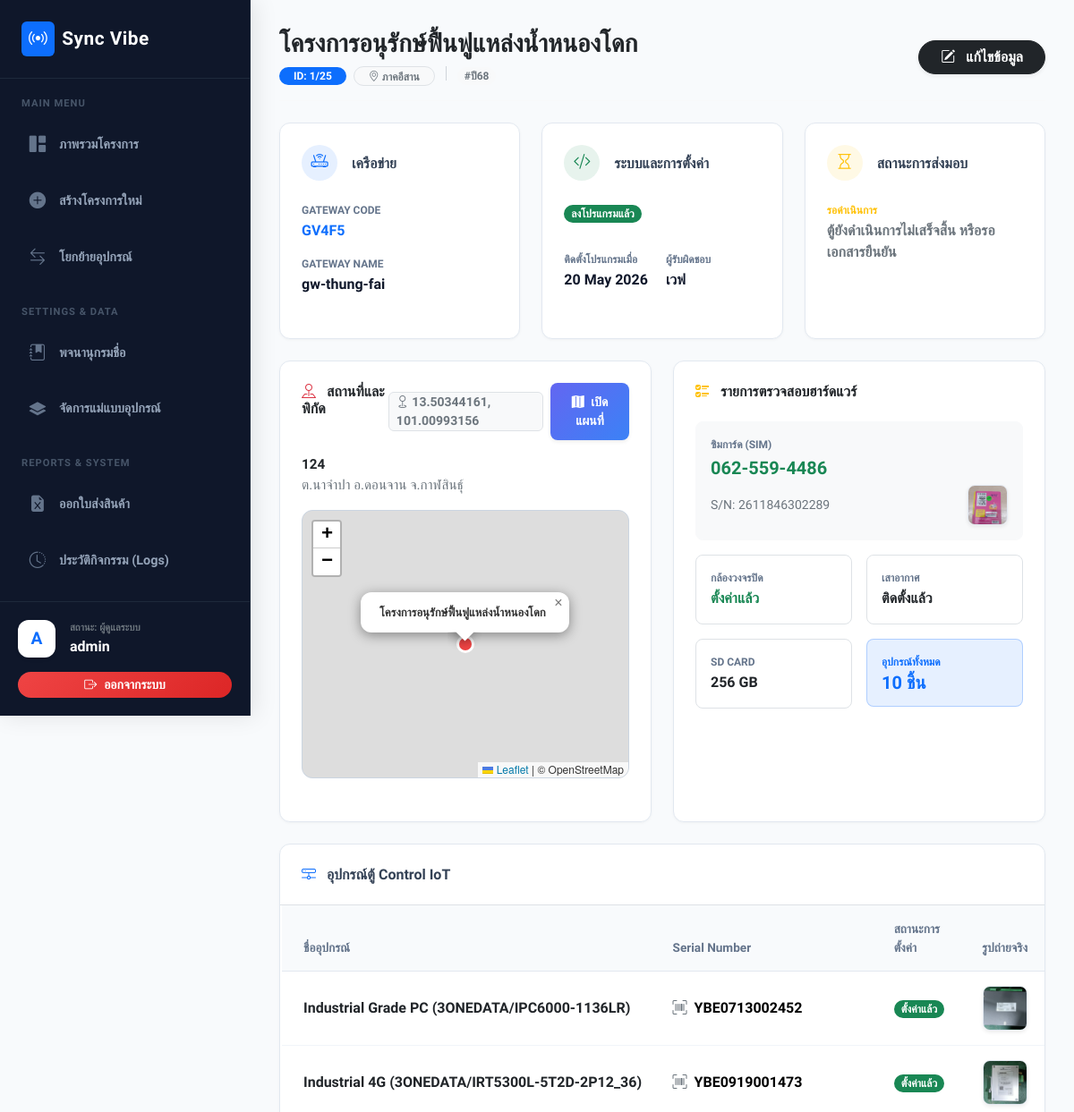
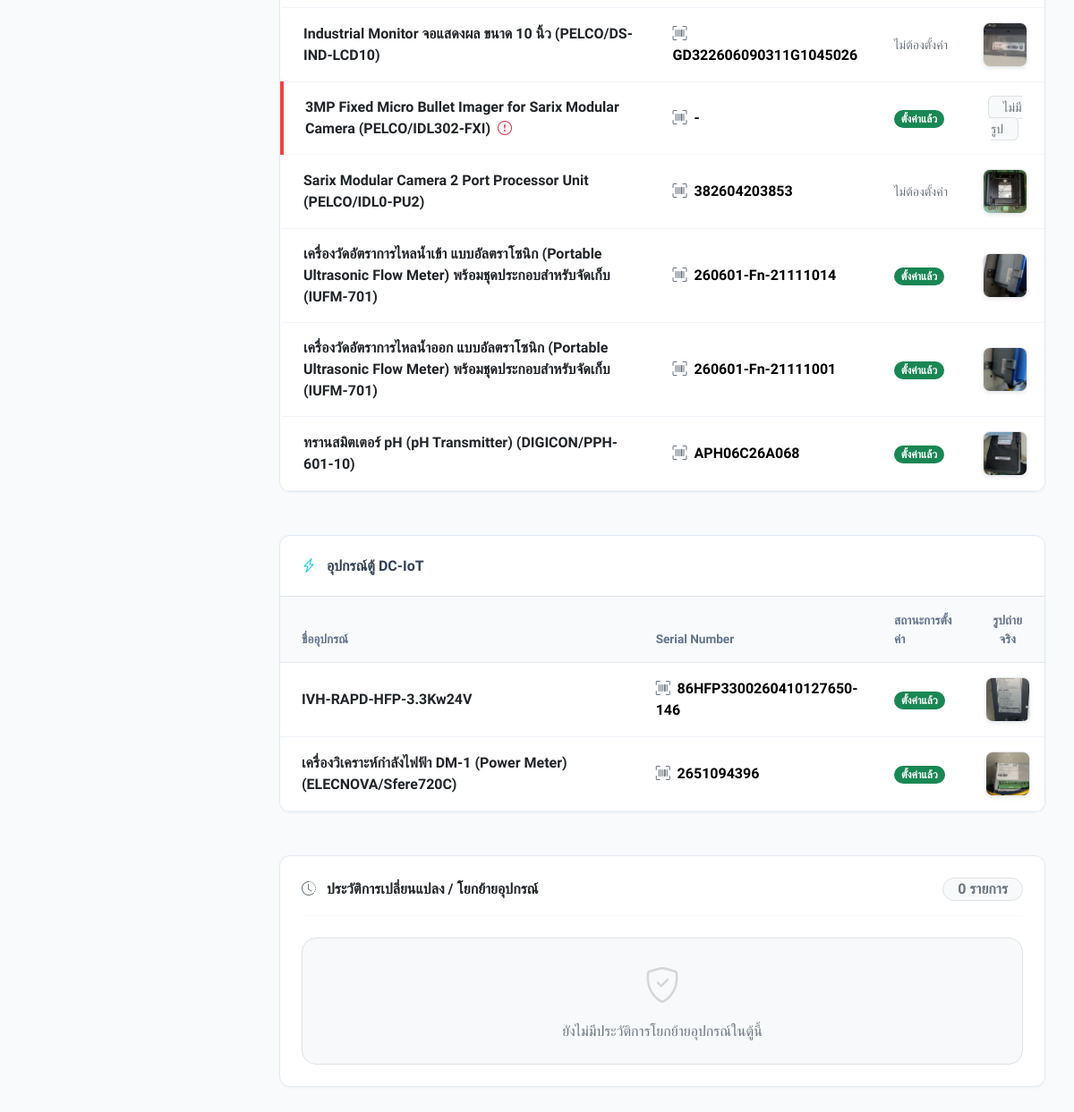
The app's page /view_project.php?id=8 (signed in) with its own data (2 pictures, top to bottom).
### tables this page shows
CREATE TABLE `projects` (
  `id` int(11) NOT NULL,
  `project_name` varchar(255) NOT NULL,
  `project_tags` varchar(255) DEFAULT NULL,
  `cabinet_id` varchar(100) NOT NULL,
  `region` varchar(50) DEFAULT NULL,
  `is_programmed` tinyint(1) DEFAULT 0,
  `programmer_name` varchar(100) DEFAULT NULL,
  `reverse_ssh_name` varchar(255) DEFAULT NULL,
  `gateway_name` varchar(255) DEFAULT NULL,
  `gateway_code` varchar(255) DEFAULT NULL,
  `installation_date` date DEFAULT NULL,
  `latitude` decimal(10,8) DEFAULT NULL,
  `longitude` decimal(11,8) DEFAULT NULL,
  `address` text DEFAULT NULL,
  `province` varchar(100) DEFAULT NULL,
  `amphure` varchar(100) DEFAULT NULL,
  `tambon` varchar(100) DEFAULT NULL,
  `project_notes` text DEFAULT NULL,
  `has_antenna` tinyint(1) DEFAULT 0,
  `sim_status` enum('not_installed','installed') DEFAULT 'not_installed',
  `sim_number` varchar(50) DEFAULT NULL,
  `sim_serial` varchar(100) DEFAULT NULL,
  `sim_photo_path` varchar(255) DEFAULT NULL,
  `sd_status` enum('not_installed','installed') DEFAULT 'not_installed',
  `sd_capacity_gb` varchar(50) DEFAULT NULL,
  `camera_setup_status` enum('pending','completed') DEFAULT 'pending',
  `is_delivered` tinyint(1) DEFAULT 0,
  `delivery_photo_path` varchar(255) DEFAULT NULL,
  `delivery_timestamp` datetime DEFAULT NULL,
  `created_by` varchar(100) DEFAULT NULL,
  `created_at` timestamp NOT NULL DEFAULT current_timestamp()
);

CREATE TABLE `equipments` (
  `id` int(11) NOT NULL,
  `project_id` int(11) NOT NULL,
  `cabinet_type` enum('control_iot','dc_iot') NOT NULL,
  `equipment_name` varchar(255) NOT NULL,
  `serial_number` varchar(255) NOT NULL,
  `photo_path` varchar(255) DEFAULT NULL,
  `is_configured` tinyint(1) DEFAULT 0,
  `created_at` timestamp NOT NULL DEFAULT current_timestamp(),
  `requires_config` tinyint(1) NOT NULL DEFAULT 0
);

### view_project.php (the view, shortened to what the rows shown need)
<?php
require_once 'config.php'; check_login();
$id = isset($_GET['id']) ? intval($_GET['id']) : 0;
$stmt = $conn->prepare("SELECT * FROM projects WHERE id = ?"); $stmt->bind_param("i", $id); $stmt->execute();
$project = $stmt->get_result()->fetch_assoc();
$eq_stmt = $conn->prepare("SELECT * FROM equipments WHERE project_id = ?"); $eq_stmt->bind_param("i", $id); $eq_stmt->execute();
$equipments = $eq_stmt->get_result();
$control_items = []; $dc_items = [];
while ($item = $equipments->fetch_assoc()) { if ($item['cabinet_type'] === 'control_iot') { $control_items[] = $item; } else { $dc_items[] = $item; } }
function formatPhoneNumber($phone) { $phone = preg_replace('/[^0-9]/', '', $phone); if (strlen($phone) === 10) { return preg_replace("/^(\d{3})(\d{3})(\d{4})$/", "$1-$2-$3", $phone); } return $phone; }
?>
<!DOCTYPE html>
<html lang="th">
<head>
    <link href="https://cdn.jsdelivr.net/npm/bootstrap@5.3.2/dist/css/bootstrap.min.css" rel="stylesheet">
    <link href="https://cdn.jsdelivr.net/npm/bootstrap-icons@1.11.1/font/bootstrap-icons.css" rel="stylesheet">
    <link rel="stylesheet" href="https://unpkg.com/leaflet@1.9.4/dist/leaflet.css" />
    <link rel="stylesheet" href="style.css">
</head>
<body>
    <div class="app-container">
        <main class="main-content">
            <div class="d-flex justify-content-between align-items-center mb-4 border-bottom pb-3 border-light animate-fade-up">
                <div>
                    <h3 class="fw-bold text-dark mb-2"><?= htmlspecialchars($project['project_name']) ?></h3>
                    <div class="d-flex gap-2 align-items-center">
                        <span class="badge bg-primary rounded-pill px-3 py-1">ID: <?= htmlspecialchars($project['cabinet_id']) ?></span>
                        <span class="badge bg-light border text-secondary rounded-pill px-3 py-1"><i class="bi bi-geo-alt"></i> <?= htmlspecialchars($project['region'] ?: 'ไม่ระบุ') ?></span>
                        <?php if($project['project_tags']): ?>
                            <?php foreach(explode(',', $project['project_tags']) as $tag): ?>
                                <span class="badge bg-light text-secondary px-2 py-1 rounded-pill">#<?= htmlspecialchars(trim($tag)) ?></span>
                            <?php endforeach; ?>
                        <?php endif; ?>
                    </div>
                </div>
            </div>
            <div class="row g-4 mb-4 animate-fade-up" style="animation-delay:0.15s;">
                <div class="col-lg-4">
                    <div class="card-clean p-4 h-100">
                        <div class="d-flex flex-column gap-3">
                            <div><div class="info-label">Gateway Code</div><div class="info-value text-primary"><?= htmlspecialchars($project['gateway_code'] ?: '-') ?></div></div>
                            <div><div class="info-label">Gateway Name</div><div class="info-value"><?= htmlspecialchars($project['gateway_name'] ?: '-') ?></div></div>
                        </div>
                    </div>
                </div>
                <div class="col-lg-4">
                    <div class="card-clean p-4 h-100">
                        <div class="row g-2 mt-auto">
                            <div class="col-6"><div class="info-label">ติดตั้งโปรแกรมเมื่อ</div><div class="info-value fs-6"><?= $project['installation_date'] ? date('d M Y', strtotime($project['installation_date'])) : '-' ?></div></div>
                            <div class="col-6"><div class="info-label">ผู้รับผิดชอบ</div><div class="info-value fs-6"><?= htmlspecialchars($project['programmer_name'] ?: '-') ?></div></div>
                        </div>
                    </div>
                </div>
            </div>
            <div class="row g-4 mb-4 animate-fade-up" style="animation-delay:0.2s;">
                <div class="col-lg-6">
                    <div class="card-clean p-4 h-100 d-flex flex-column">
                        <div class="d-flex justify-content-between align-items-start mb-3">
                            <h6 class="fw-bold text-dark m-0"><i class="bi bi-pin-map text-danger me-2"></i> สถานที่และพิกัด</h6>
                            <?php if($project['latitude'] && $project['longitude']): ?>
                                <div class="d-flex align-items-center gap-2">
                                    <span class="text-secondary fw-bold small user-select-all px-2 border rounded bg-light" title="คลุมดำเพื่อก๊อปปี้พิกัดได้"><i class="bi bi-geo"></i> <?= $project['latitude'] ?>, <?= $project['longitude'] ?></span>
                                    <a href="https://www.google.com/maps?q=<?= $project['latitude'] ?>,<?= $project['longitude'] ?>" target="_blank" class="btn btn-sm btn-primary rounded-3 px-3 shadow-sm fw-bold" title="เปิด Google Maps">
                                        <i class="bi bi-map-fill me-1"></i> เปิดแผนที่
                                    </a>
                                </div>
                            <?php endif; ?>
                        </div>
                        <?php if($project['address'] || $project['province']): ?>
                            <div class="mb-3 text-secondary lh-base" style="font-size: 0.95rem;">
                                <span class="fw-bold text-dark"><?= htmlspecialchars($project['address'] ?: '-') ?></span> <br>
                                ต.<?= htmlspecialchars($project['tambon'] ?: '-') ?>
                                อ.<?= htmlspecialchars($project['amphure'] ?: '-') ?>
                                จ.<?= htmlspecialchars($project['province'] ?: '-') ?>
                            </div>
                        <?php endif; ?>
                        <div class="mt-auto position-relative" style="flex-grow: 1;">
                            <div id="viewMap"></div>
                        </div>
                    </div>
                </div>
                <div class="col-lg-6">
                    <div class="card-clean p-4 h-100">
                        <div class="bg-light p-3 rounded-3 border border-light mb-3">
                            <div class="info-label">ซิมการ์ด (SIM)</div>
                            <?php if($project['sim_status'] === 'installed'): ?>
                                <div class="fw-bold text-success fs-5"><?= htmlspecialchars(formatPhoneNumber($project['sim_number'])) ?></div>
                                <div class="d-flex justify-content-between align-items-center mt-1">
                                    <small class="text-secondary">S/N: <?= htmlspecialchars($project['sim_serial'] ?: '-') ?></small>
                                    <?php if($project['sim_photo_path']): ?>
                                        <img src="<?= $project['sim_photo_path'] ?>" class="img-preview shadow-sm" style="width: 45px; height: 45px;" onclick="zoomImage('<?= $project['sim_photo_path'] ?>', 'รูปซองซิม')" title="คลิกเพื่อดูรูปซองซิมเต็มตา">
                                    <?php endif; ?>
                                </div>
                            <?php else: ?>
                                <div class="text-secondary"><i class="bi bi-dash"></i> ไม่มีซิมการ์ด</div>
                            <?php endif; ?>
                        </div>
                        <div class="row g-3">
                            <div class="col-6"><div class="border p-3 rounded-3"><div class="info-label">SD Card</div><div class="fw-bold <?= $project['sd_status'] === 'installed' ? 'text-dark' : 'text-secondary' ?>"><?= $project['sd_status'] === 'installed' ? $project['sd_capacity_gb'].' GB' : 'ไม่ได้ใส่' ?></div></div></div>
                        </div>
                    </div>
                </div>
            </div>
            <div class="row g-4 mb-4 animate-fade-up" style="animation-delay:0.3s;">
                <div class="col-12">
                    <div class="card-clean p-0">
                        <div class="table-responsive">
                            <table class="table table-clean m-0">
                                <thead><tr><th class="ps-4">ชื่ออุปกรณ์</th><th>Serial Number</th><th>สถานะการตั้งค่า</th><th class="text-center">รูปถ่ายจริง</th></tr></thead>
                                <tbody>
                                    <?php if (count($control_items) > 0): ?>
                                        <?php foreach($control_items as $eq):
                                            $is_err = (empty(trim($eq['serial_number'])) || trim($eq['serial_number']) === '-') || ($eq['requires_config'] == 1 && $eq['is_configured'] == 0);
                                        ?>
                                            <tr class="<?= $is_err ? 'row-err' : '' ?>">
                                                <td class="ps-4 fw-bold text-dark"><?= htmlspecialchars($eq['equipment_name']) ?> <?php if($is_err): ?><i class="bi bi-exclamation-circle text-danger ms-1" title="ข้อมูลไม่ครบ"></i><?php endif; ?></td>
                                                <td><span class="text-secondary"><i class="bi bi-upc-scan me-1"></i></span> <span class="fw-bold"><?= htmlspecialchars($eq['serial_number'] ?: 'ไม่มีข้อมูล') ?></span></td>
                                                <td>
                                                    <?php if($eq['requires_config'] == 1): ?>
                                                        <span class="badge <?= $eq['is_configured'] ? 'bg-success' : 'bg-danger' ?> rounded-pill px-2"><?= $eq['is_configured'] ? 'ตั้งค่าแล้ว' : 'รอตั้งค่า' ?></span>
                                                    <?php else: ?><span class="text-secondary small">ไม่ต้องตั้งค่า</span><?php endif; ?>
                                                </td>
                                                <td class="text-center">
                                                    <?php if ($eq['photo_path']): ?>
                                                        <img src="<?= $eq['photo_path'] ?>" class="img-preview shadow-sm" onclick="zoomImage('<?= $eq['photo_path'] ?>', '<?= htmlspecialchars($eq['equipment_name']) ?>')" title="คลิกเพื่อขยายรูป">
                                                    <?php else: ?>
                                                        <span class="text-secondary small bg-light px-3 py-1 rounded border">ไม่มีรูป</span>
                                                    <?php endif; ?>
                                                </td>
                                            </tr>
                                        <?php endforeach; ?>
                                    <?php else: ?><tr><td colspan="4" class="text-center py-4 text-secondary">ไม่มีรายการอุปกรณ์</td></tr><?php endif; ?>
                                </tbody>
                            </table>
                        </div>
                    </div>
                </div>
                <div class="col-12">
                    <div class="card-clean p-0">
                        <div class="table-responsive">
                            <table class="table table-clean m-0">
                                <thead><tr><th class="ps-4">ชื่ออุปกรณ์</th><th>Serial Number</th><th>สถานะการตั้งค่า</th><th class="text-center">รูปถ่ายจริง</th></tr></thead>
                                <tbody>
                                    <?php if (count($dc_items) > 0): ?>
                                        <?php foreach($dc_items as $eq):
                                            $is_err = (empty(trim($eq['serial_number'])) || trim($eq['serial_number']) === '-') || ($eq['requires_config'] == 1 && $eq['is_configured'] == 0);
                                        ?>
                                            <tr class="<?= $is_err ? 'row-err' : '' ?>">
                                                <td class="ps-4 fw-bold text-dark"><?= htmlspecialchars($eq['equipment_name']) ?> </td>
                                                <td><span class="text-secondary"><i class="bi bi-upc-scan me-1"></i></span> <span class="fw-bold"><?= htmlspecialchars($eq['serial_number'] ?: 'ไม่มีข้อมูล') ?></span></td>
                                                <td>
                                                    <?php if($eq['requires_config'] == 1): ?>
                                                        <span class="badge <?= $eq['is_configured'] ? 'bg-success' : 'bg-danger' ?> rounded-pill px-2"><?= $eq['is_configured'] ? 'ตั้งค่าแล้ว' : 'รอตั้งค่า' ?></span>
                                                    <?php else: ?><span class="text-secondary small">ไม่ต้องตั้งค่า</span><?php endif; ?>
                                                </td>
                                                <td class="text-center">
                                                    <?php if ($eq['photo_path']): ?>
                                                        <img src="<?= $eq['photo_path'] ?>" class="img-preview shadow-sm" onclick="zoomImage('<?= $eq['photo_path'] ?>', '<?= htmlspecialchars($eq['equipment_name']) ?>')" title="คลิกเพื่อขยายรูป">
                                                    <?php else: ?>
                                                        <span class="text-secondary small bg-light px-3 py-1 rounded border">ไม่มีรูป</span>
                                                    <?php endif; ?>
                                                </td>
                                            </tr>
                                        <?php endforeach; ?>
                                    <?php else: ?><tr><td colspan="4" class="text-center py-4 text-secondary">ไม่มีรายการอุปกรณ์</td></tr><?php endif; ?>
                                </tbody>
                            </table>
                        </div>
                    </div>
                </div>
            </div>
        </main>
    </div>
</body>
</html>

### records on screen
projects: project_name "โครงการอนุรักษ์ฟื้นฟูแหล่งน้ำหนองโดก", cabinet "1/25", region "ภาคอีสาน", project_tags "ปี68", gateway_code "GV4F5", gateway_name "gw-thung-fai", installation_date "20 May 2026", programmer_name "เวฟ", latitude "13.50344161", longitude "101.00993156", address "124", tambon "นาจำปา", amphure "ดอนจาน", province "กาฬสินธุ์", sim_number "062-559-4486", sim_serial "2611846302289", sim_photo_path (picture), sd_capacity_gb "256"
equipments: equipment_name "Industrial Grade PC (3ONEDATA/IPC6000-1136LR)", serial_number "YBE0713002452", requires_config "ตั้งค่าแล้ว", photo_path (picture)
equipments: equipment_name "Industrial 4G (3ONEDATA/IRT5300L-5T2D-2P12_36)", serial_number "YBE0919001473", requires_config "ตั้งค่าแล้ว", photo_path (picture)
equipments: equipment_name "Industrial Monitor จอแสดงผล ขนาด 10 นิ้ว (PELCO/DS-IND-LCD10)", serial_number "GD322606090311G1045026", requires_config "ไม่ต้องตั้งค่า", photo_path (picture)
equipments: equipment_name "3MP Fixed Micro Bullet Imager for Sarix Modular Camera (PELCO/IDL302-FXI)", serial_number "-", requires_config "ตั้งค่าแล้ว", shows "ไม่มีรูป"
equipments: equipment_name "Sarix Modular Camera 2 Port Processor Unit (PELCO/IDL0-PU2)", serial_number "382604203853", requires_config "ไม่ต้องตั้งค่า", photo_path (picture)
equipments: equipment_name "เครื่องวัดอัตราการไหลน้ำเข้า แบบอัลตราโซนิก (Portable Ultrasonic Flow Meter) พร้อมชุดประกอบสำหรับจัดเก็บ (IUFM-701)", serial_number "260601-Fn-21111014", requires_config "ตั้งค่าแล้ว", photo_path (picture)
equipments: equipment_name "เครื่องวัดอัตราการไหลน้ำออก แบบอัลตราโซนิก (Portable Ultrasonic Flow Meter) พร้อมชุดประกอบสำหรับจัดเก็บ (IUFM-701)", serial_number "260601-Fn-21111001", requires_config "ตั้งค่าแล้ว", photo_path (picture)
equipments: equipment_name "ทรานสมิตเตอร์ pH (pH Transmitter) (DIGICON/PPH-601-10)", serial_number "APH06C26A068", requires_config "ตั้งค่าแล้ว", photo_path (picture)
equipments: equipment_name "IVH-RAPD-HFP-3.3Kw24V", serial_number "86HFP3300260410127650-146", requires_config "ตั้งค่าแล้ว", photo_path (picture)
equipments: equipment_name "เครื่องวิเคราะห์กำลังไฟฟ้า DM-1 (Power Meter) (ELECNOVA/Sfere720C)", serial_number "2651094396", requires_config "ตั้งค่าแล้ว", photo_path (picture)

### other values on screen
substr($_SESSION['username'], 0, 1) "A"
$_SESSION['username'] "admin"
$total_equipments "10"
count($transfer_logs) "0"
